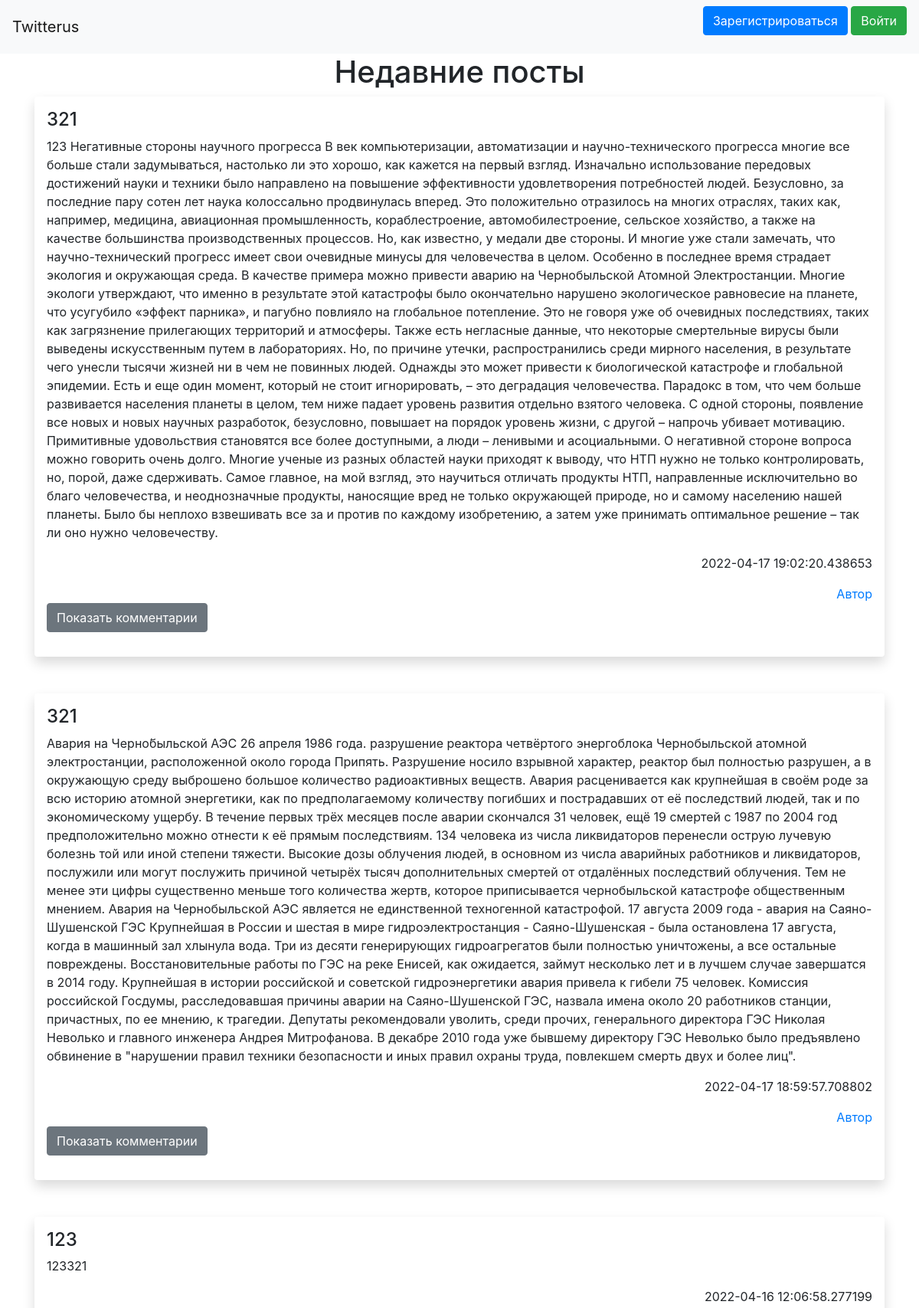
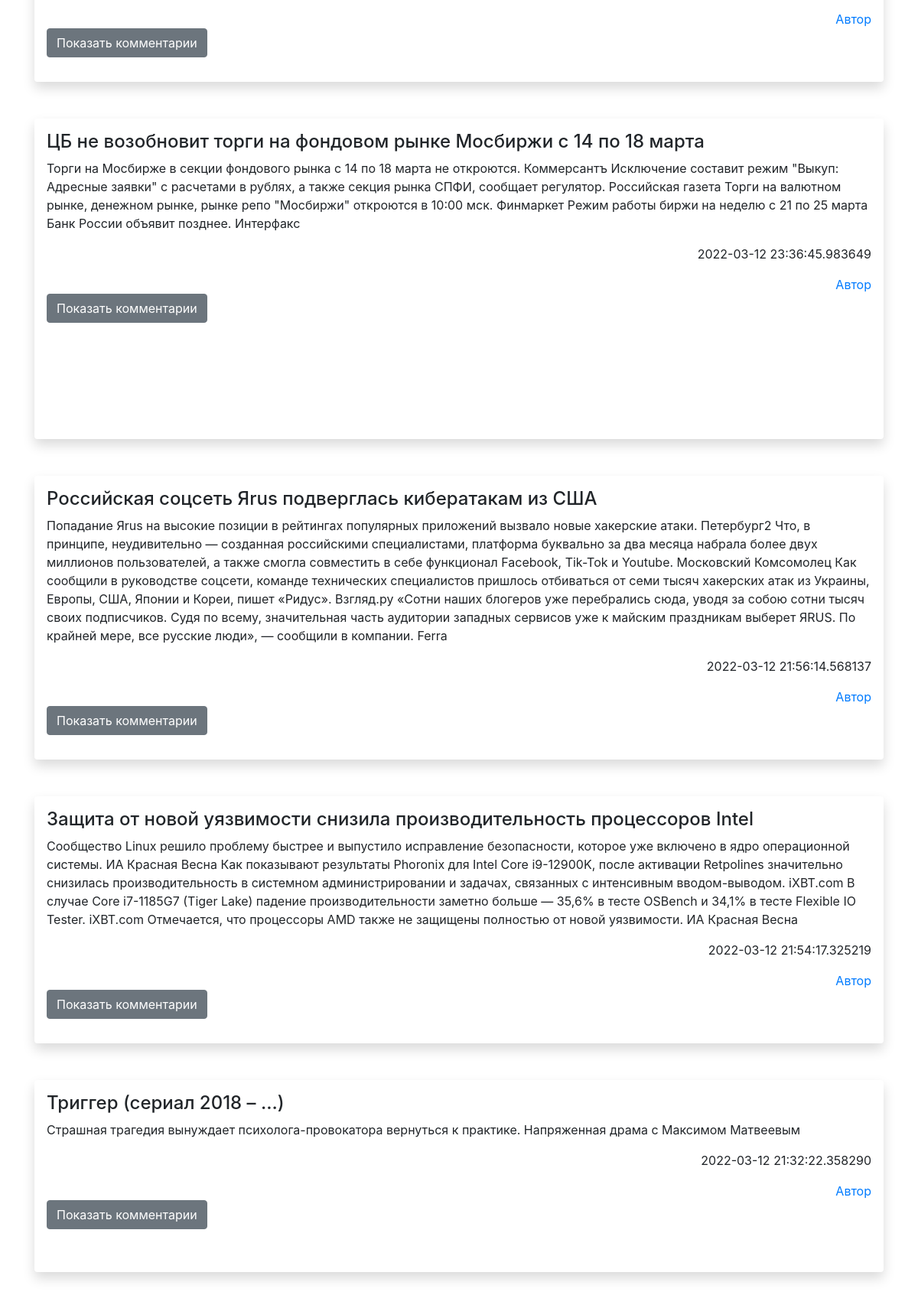
The page / (upper part) on the database its author committed (2 pictures, top to bottom).
### data/posts.py (models this page shows)
class Post(SqlAlchemyBase, SerializerMixin):
    __tablename__ = 'posts'
    id = sqlalchemy.Column(sqlalchemy.Integer, primary_key=True, autoincrement=True)
    title = sqlalchemy.Column(sqlalchemy.String)
    creater_id = sqlalchemy.Column(sqlalchemy.Integer, sqlalchemy.ForeignKey("users.id"))
    text = sqlalchemy.Column(sqlalchemy.String)
    create_data = sqlalchemy.Column(sqlalchemy.DateTime, default=datetime.datetime.now)
    user = orm.relation('User')

### app.py (the view, shortened to what this page needs)
@app.route('/', methods=['GET', 'POST'])
def base_site():
    db_sess = db_session.create_session()
    posts = db_sess.query(Post).all()
    comments = db_sess.query(Comment).all()
    form = AddCommentForm()
    return render_template('index.html', posts=posts[::-1], comments=comments, title='Twitterus', form=form)

### data/db_session.py (called while the page is built)
def create_session() -> Session:
    global __factory
    return __factory()

### templates/index.html (shortened to what this page needs)
{% extends "base.html" %}
{% block content %}
<h1 align="center">Недавние посты</h1>
{% for item in posts %}
<div class="shadow p-3 mb-5 bg-body rounded">
    <h4>
        {{ item.title }}
    </h4>
    <p>{{ item.text }}</p>
    <div align="right">
        <p>{{ item.create_data }}</p>
        <a href="/user/{{ item.creater_id }}" class="link-primary">Автор</a>
    </div>
    <p>
        <button class="btn btn-secondary" type="button" data-bs-toggle="collapse" data-bs-target="#collapseWidthExample{{ item.id }}" aria-expanded="false" aria-controls="collapseWidthExample{{ item.id }}">
            Показать комментарии
        </button>
    </p>
    {% for com in comments[::-1] %}
        {% if com.main_post == item.id %}
        <br>
        {% endif %}
    {% endfor %}
</div>
{% endfor %}
{% endblock %}

### rows shown on the page
Post: title "321", text "123 Негативные стороны научного прогресса В век компьютеризации, автоматизации и научно-технического прогресса многие все больше стали задумываться, настолько ли это хорошо, как кажется на первый взгляд. Изначально использование передовых достижений науки и техники было направлено на повышение эффективности удовлетворения потребностей людей. Безусловно, за последние пару сотен лет наука колоссально продвинулась вперед. Это положительно отразилось на многих отраслях, таких как, например, медицина, авиационная промышленность, кораблестроение, автомобилестроение, сельское хозяйство, а также на качестве большинства производственных процессов. Но, как известно, у медали две стороны. И многие уже…", create_data "2022-04-17 19:02:20.438653"
Post: title "321", text "Авария на Черно́быльской АЭС 26 апреля 1986 года. разрушение реактора четвёртого энергоблока Чернобыльской атомной электростанции, расположенной около города Припять. Разрушение носило взрывной характер, реактор был полностью разрушен, а в окружающую среду выброшено большое количество радиоактивных веществ. Авария расценивается как крупнейшая в своём роде за всю историю атомной энергетики, как по предполагаемому количеству погибших и пострадавших от её последствий людей, так и по экономическому ущербу. В течение первых трёх месяцев после аварии скончался 31 человек, ещё 19 смертей с 1987 по 2004 год предположительно можно отнести к её прямым последствиям. 134 человека из числа ликвидаторов…", create_data "2022-04-17 18:59:57.708802"
Post: title "123", text "123321", create_data "2022-04-16 12:06:58.277199"
Post: title "ЦБ не возобновит торги на фондовом рынке Мосбиржи с 14 по 18 марта", text "Торги на Мосбирже в секции фондового рынка с 14 по 18 марта не откроются. Коммерсантъ Исключение составит режим \"Выкуп: Адресные заявки\" с расчетами в рублях, а также секция рынка СПФИ, сообщает регулятор. Российская газета Торги на валютном рынке, денежном рынке, рынке репо \"Мосбиржи\" откроются в 10:00 мск. Финмаркет Режим работы биржи на неделю с 21 по 25 марта Банк России объявит позднее. Интерфакс", create_data "2022-03-12 23:36:45.983649"
Post: title "Российская соцсеть Яrus подверглась кибератакам из США", text "Попадание Яrus на высокие позиции в рейтингах популярных приложений вызвало новые хакерские атаки. Петербург2 Что, в принципе, неудивительно — созданная российскими специалистами, платформа буквально за два месяца набрала более двух миллионов пользователей, а также смогла совместить в себе функционал Facebook, Tik-Tok и Youtube. Московский Комсомолец Как сообщили в руководстве соцсети, команде технических специалистов пришлось отбиваться от семи тысяч хакерских атак из Украины, Европы, США, Японии и Кореи, пишет «Ридус». Взгляд.ру «Сотни наших блогеров уже перебрались сюда, уводя за собою сотни тысяч своих подписчиков. Судя по всему, значительная часть аудитории западных сервисов уже к…", create_data "2022-03-12 21:56:14.568137"
Post: title "Защита от новой уязвимости снизила производительность процессоров Intel", text "Сообщество Linux решило проблему быстрее и выпустило исправление безопасности, которое уже включено в ядро операционной системы. ИА Красная Весна Как показывают результаты Phoronix для Intel Core i9-12900K, после активации Retpolines значительно снизилась производительность в системном администрировании и задачах, связанных с интенсивным вводом-выводом. iXBT.com В случае Core i7-1185G7 (Tiger Lake) падение производительности заметно больше — 35,6% в тесте OSBench и 34,1% в тесте Flexible IO Tester. iXBT.com Отмечается, что процессоры AMD также не защищены полностью от новой уязвимости. ИА Красная Весна", create_data "2022-03-12 21:54:17.325219"
Post: title "Триггер (сериал 2018 – ...)", text "Страшная трагедия вынуждает психолога-провокатора вернуться к практике. Напряженная драма с Максимом Матвеевым", create_data "2022-03-12 21:32:22.358290"
